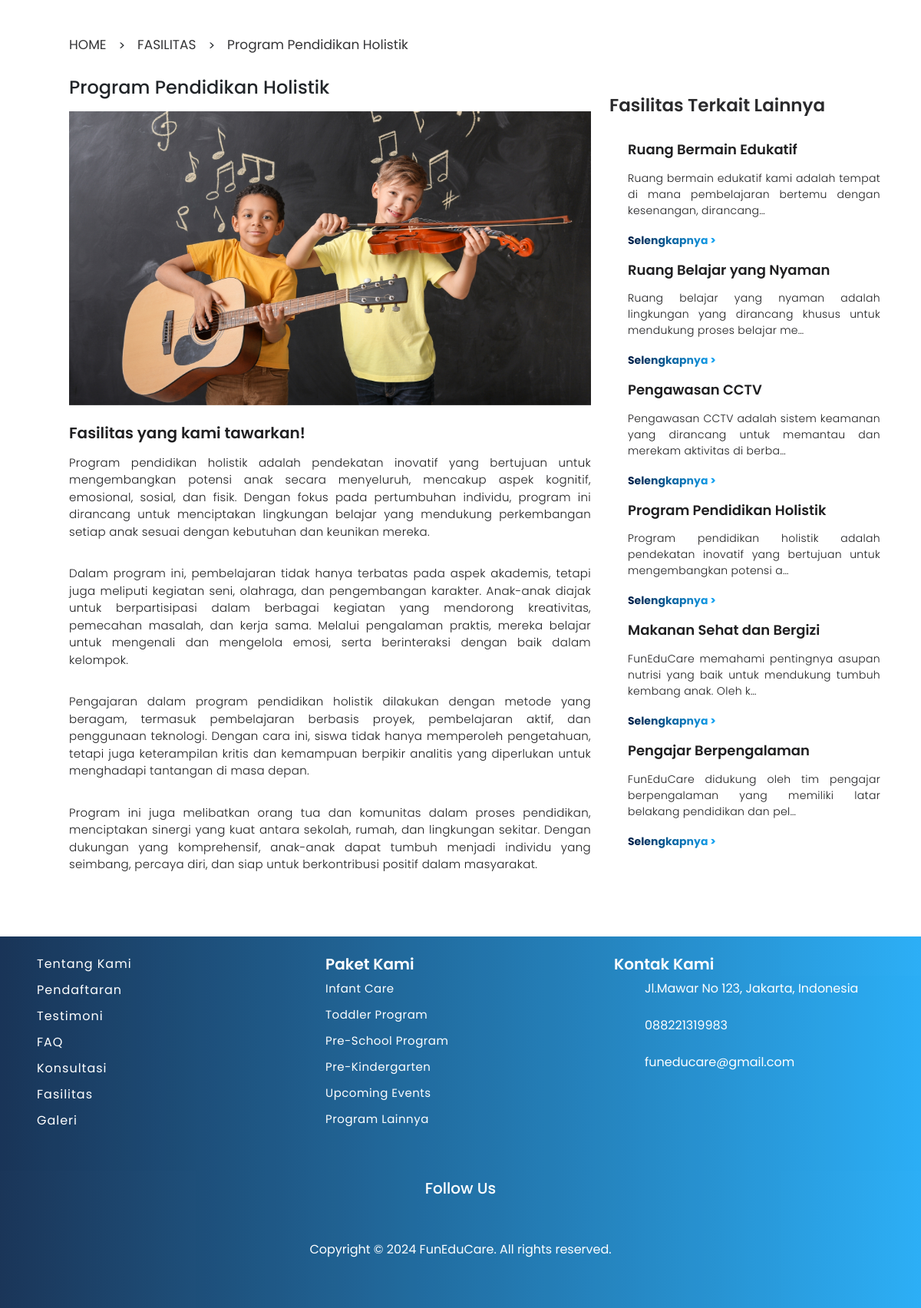
/fasilitas/4, run on the app's committed database.
### home/models.py (models this page shows, shortened)
class Fasilitas(models.Model):
    judul = models.CharField(max_length=100)
    deskripsi = models.TextField()
    foto = models.FileField()

### home/views.py (the view)
# urls.py: path('fasilitas/<int:fasilitas_id>', views.detail_fasilitas, name='detail'),
def detail_fasilitas(request, fasilitas_id):
    dt = Fasilitas.objects.get(pk=fasilitas_id)
    all_fasilitas = Fasilitas.objects.all()
    return render(request, 'home/detail_fasilitas.html', {'detail': dt, 'all':all_fasilitas})

### home/templatetags/custom_filters.py (called while the page is built)
@register.filter
def split_paragraphs(value):
    if value:  # Pastikan value tidak None
        return value.split("\n")  # Pisahkan berdasarkan baris baru
    return []

### home/templates/home/detail_fasilitas.html (shortened to what this page needs)
<!DOCTYPE html>
{% load static %}
{% load custom_filters %}
<html lang="en">
<head>
   <link rel="stylesheet" href="{% static 'css/home-style.css' %}" />
  <link href="https://cdn.jsdelivr.net/npm/bootstrap@5.3.3/dist/css/bootstrap.min.css" rel="stylesheet"
 />
    <link rel="stylesheet" href="./assets/css/fasilitas-style.css">
</head>
<body>
   <main>
    <section class="container ">
      <div class="p-5">
      <div class="row ">
        <div class="head-content d-flex flex-row col-8">
          <a href="{% url 'home:home' %}"><h5>HOME</h5></a>
          <span class="me-3 ms-3"> > </span>
          <a href="{% url 'home:fasilitas' %}"><h5>FASILITAS</h5></a>
          <span class="me-3 ms-3"> > </span>
          <h5>{{ detail.judul }}</h5>
        </div>
      </div><br>
        <div class="col-12 d-flex flex-column flex-lg-row ">
          <div class="title-content d-flex flex-column col-12 col-lg-8">
            <h4 class="mb-3">{{ detail.judul }}</h4>
            <img src="{{ detail.foto.url }}" alt="{{ detail.judul }}">
            <h5 class="mt-4 mb-3 ml-2">Fasilitas yang kami tawarkan!</h5>
            {% for paragraf in detail.deskripsi|split_paragraphs %}
              <p>{{ paragraf }}</p>
            {% endfor %}
          </div>
          <div class="list-content d-flex flex-column col-12 col-lg-5">
            <h3 class="p-4">Fasilitas Terkait Lainnya</h3>
            <div class="pt-0 p-5">
              {% for item in all %}
              <div class="col-12 pb-3">
                <h5 class="mb-3">{{ item.judul }}</h5>
                <p>{{ item.deskripsi|truncatechars:100 }}</p>
                <a href="{% url 'home:detail' item.id %}">Selengkapnya ></a>
              </div>
              {% endfor %}
            </div>
          </div>
        </div>
      </div>
    </section>
  </main>
  <footer class="container-footer footer">
    <div class="pt-4 p-5">
      <div class="row">
        <div class="col-md-4">
          <ul class="list1">
            <li>
              <a href="{% url 'aboutus:aboutus' %}#siapakami">Tentang Kami</a>
            </li>
            <li><a href="{% url 'programs:programs' %}">Pendaftaran</a></li>
            <li>
              <a href="{% url 'home:home' %}#testimonialCarousel"
                >Testimoni</a
              >
            </li>
            <li>
              <a href="{% url 'contactus:contactus' %}#faq-list">FAQ</a>
            </li>
            <li>
              <a href="{% url 'contactus:contactus' %}#konsultasi"
                >Konsultasi</a
              >
            </li>
            <li><a href="{% url 'home:home' %}#fasilitas">Fasilitas</a></li>
            <li><a href="{% url 'aboutus:aboutus' %}#galeri">Galeri</a></li>
          </ul>
        </div>
        <div class="col-md-4">
          <h4>Paket Kami</h4>
          <ul class="list2">
            <li>
              <a href="{% url 'programs:programs' %}#service">Infant Care</a>
            </li>
            <li>
              <a href="{% url 'programs:programs' %}#service"
                >Toddler Program</a
              >
            </li>
            <li>
              <a href="{% url 'programs:programs' %}#service"
                >Pre-School Program</a
              >
            </li>
            <li>
              <a href="{% url 'programs:programs' %}#service"
                >Pre-Kindergarten</a
              >
            </li>
            <li>
              <a href="{% url 'programs:programs' %}#service"
                >Upcoming Events</a
              >
            </li>
            <li>
              <a href="{% url 'programs:programs' %}#service"
                >Program Lainnya</a
              >
            </li>
          </ul>
        </div>
        <div class="col-md-4">
          <h4>Kontak Kami</h4>
          <ul class="list4">
            <li>
              Jl.Mawar No 123, Jakarta, Indonesia
            </li>
            <br />
            <li>
              088221319983
            </li>
            <br />
            <li>
              funeducare@gmail.com
            </li>
          </ul>
        </div>
        <div class="d-flex justify-content-center mt-5">
          <div class="col-md-4 text-center">
            <h5 class="follow">Follow Us</h5>
          </div>
        </div>
      </div>
      <div class="copyright text-center mt-4">
        <p>Copyright &copy; 2024 FunEduCare. All rights reserved.</p>
      </div>
    </div>
  </footer>
</body>
</html>

### static/css/home-style.css (style rules this page uses)
* { padding: 0; margin: 0; box-sizing: border-box; font-family: "Poppins", sans-serif; scroll-behavior: smooth; text-decoration: none; list-style: none; }
:root { --bg-color: #fff; --text-color1: #1f1f21; --text-color2: #fff; --main-color: #15a6f5; --bg-opacity: #fffefa; --big-font: 3rem; --title-font: 40px; --p-font: 1rem; }
body { background: var(--bg-color); }
.list1, .footer-links, .list2 { list-style-type: none; padding-left: 0; }
.list1 li, .footer-links li, .list2 li { margin-bottom: 10px; }
.list1 a { color: var(--text-color2); text-decoration: none; letter-spacing: 1px; font-size: 16px; }
.list2 a { color: var(--text-color2); text-decoration: none; letter-spacing: 0.5px; font-size: 15px; }
.footer h4 { color: var(--text-color2); font-weight: 600; font-size: 20px; }
.footer { background: linear-gradient(to right, #011f46, var(--main-color)); opacity: 0.9; }
.list4, .follow, .copyright { color: var(--text-color2); }

### static/css/fasilitas-style.css (style rules this page uses)
* { padding: 0; margin: 0; box-sizing: border-box; font-family: "Poppins", sans-serif; scroll-behavior: smooth; text-decoration: none; list-style: none; }
:root { --bg-color: #fff; --text-color1: #1f1f21; --text-color2: #fff; --main-color: #15a6f5; --bg-opacity: #fffefa; --big-font: 3rem; --title-font: 40px; --p-font: 1rem; }
body { background: var(--bg-color); }
.head-content a { text-decoration: none; }
.head-content h5 { font-size: 17px; font-weight: 400; color: var(--text-color1); opacity: 90%; }
.title-content h5 { color: var(--text-color1); font-weight: 600; }
.title-content p { font-size: 15px; font-weight: 300; color: var(--text-color1); text-align: justify; letter-spacing: 0.3px; }
.list-content h3 { color: var(--text-color1); font-size: 23px; font-weight: 600; opacity: 95%; }
.list-content h5 { color: var(--text-color1); font-size: 18px; font-weight: 600; }
.list-content p { font-size: 14px; text-align: justify; color: var(--text-color1); font-weight: 300; letter-spacing: 0.3px; }
.list-content a { text-decoration: none; font-size: 14px; background: linear-gradient(to right, #011f46, var(--main-color)); background-clip: text; -webkit-text-fill-color: transparent; font-weight: 700; }
.list1, .footer-links, .list2 { list-style-type: none; padding-left: 0; }
.list1 li, .footer-links li, .list2 li { margin-bottom: 10px; }
.list1 a { color: var(--text-color2); text-decoration: none; letter-spacing: 1px; font-size: 16px; }
.list2 a { color: var(--text-color2); text-decoration: none; letter-spacing: 0.5px; font-size: 15px; }
.footer h4 { color: var(--text-color2); font-weight: 600; font-size: 20px; }
.footer { background: linear-gradient(to right, #011f46, var(--main-color)); opacity: 0.9; }
.list4, .follow, .copyright { color: var(--text-color2); }

### data on the page
Fasilitas: judul "Program Pendidikan Holistik", foto (picture), deskripsi "Program pendidikan holistik adalah pendekatan inovatif yang bertujuan untuk mengembangkan potensi a…"
Fasilitas: judul "Ruang Bermain Edukatif", deskripsi "Ruang bermain edukatif kami adalah tempat di mana pembelajaran bertemu dengan kesenangan, dirancang…"
Fasilitas: judul "Ruang Belajar yang Nyaman", deskripsi "Ruang belajar yang nyaman adalah lingkungan yang dirancang khusus untuk mendukung proses belajar me…"
Fasilitas: judul "Pengawasan CCTV", deskripsi "Pengawasan CCTV adalah sistem keamanan yang dirancang untuk memantau dan merekam aktivitas di berba…"
Fasilitas: judul "Makanan Sehat dan Bergizi", deskripsi "FunEduCare memahami pentingnya asupan nutrisi yang baik untuk mendukung tumbuh kembang anak. Oleh k…"
Fasilitas: judul "Pengajar Berpengalaman", deskripsi "FunEduCare didukung oleh tim pengajar berpengalaman yang memiliki latar belakang pendidikan dan pel…"
